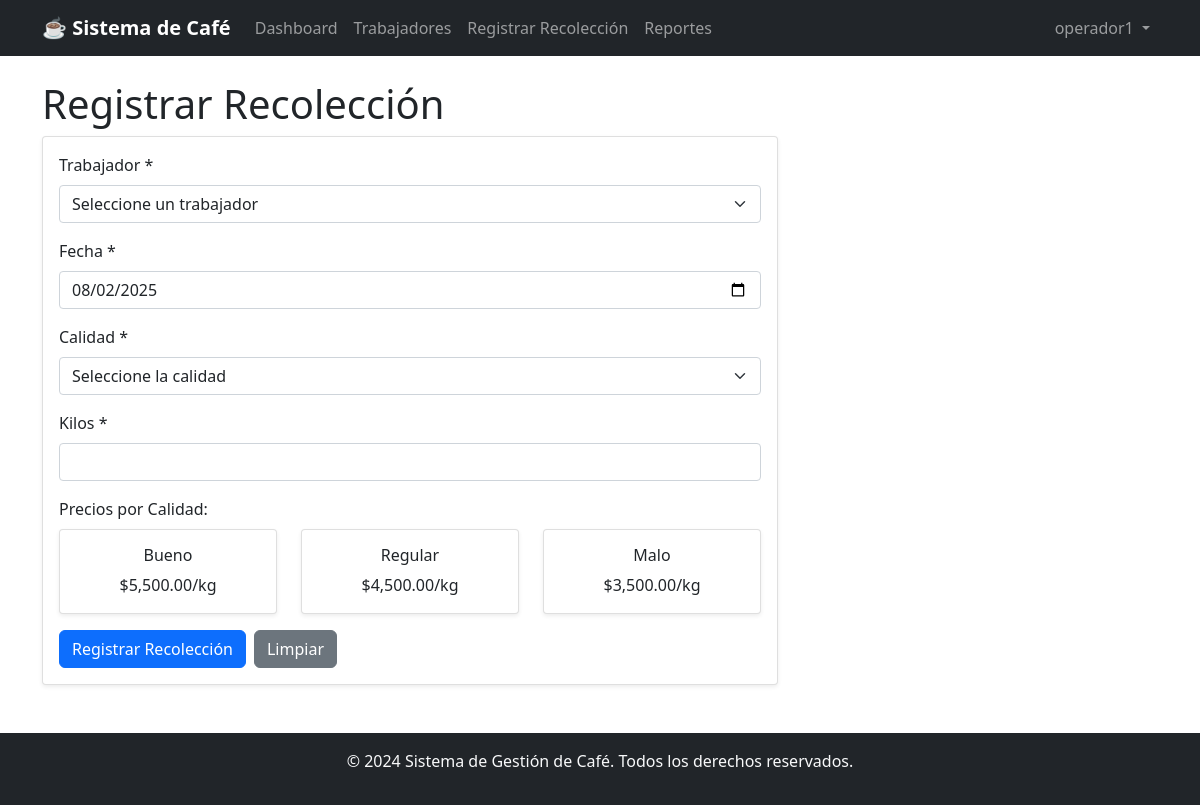
/index.php?accion=recolecciones_formulario (signed in), run on the app's committed database.
### tables this page shows
CREATE TABLE config_precios (
    calidad ENUM('bueno', 'regular', 'malo') PRIMARY KEY,
    precio_kg DECIMAL(10,2) NOT NULL,
    fecha_actualizacion DATETIME DEFAULT CURRENT_TIMESTAMP ON UPDATE CURRENT_TIMESTAMP
);

### controladores/ControladorBase.php (called while the page is built, shortened)
<?php
class ControladorBase {
    protected function cargarVista($vista, $datos = []) {
        extract($datos);
        require_once "vistas/{$vista}.php";
    }
}
?>

### controladores/ControladorRecoleccion.php (called while the page is built, shortened)
<?php
require_once 'controladores/ControladorBase.php';
require_once 'modelos/ModeloRecoleccion.php';
class ControladorRecoleccion extends ControladorBase {
    private $modeloRecoleccion;
    private $modeloTrabajador;
    public function __construct() {
        $this->modeloRecoleccion = new ModeloRecoleccion();
        $this->modeloTrabajador = new ModeloTrabajador();
    }
    public function mostrarFormulario() {
        $trabajadores = $this->modeloTrabajador->obtenerTodos();
        $precios = $this->modeloRecoleccion->obtenerPrecios();
        $this->cargarVista('recolecciones/formulario', [
            'trabajadores' => $trabajadores,
            'precios' => $precios
        ]);
    }
}
?>

### modelos/ModeloBase.php (called while the page is built, shortened)
<?php
require_once 'config/conexion.php';
class ModeloBase {
    public function __construct() {
        $db = new Conexion();
        $this->conexion = $db->obtenerConexion();
    }
}
?>

### config/conexion.php (called while the page is built)
<?php
class Conexion {
    private $host = 'localhost';
    private $usuario = 'root';
    private $contrasena = '';
    private $base_datos = 'cafe_db';
    private $conexion;
    public function __construct() {
        try {
            $this->conexion = new PDO(
                "mysql:host={$this->host};dbname={$this->base_datos};charset=utf8mb4",
                $this->usuario,
                $this->contrasena,
                [
                    PDO::ATTR_ERRMODE => PDO::ERRMODE_EXCEPTION,
                    PDO::ATTR_DEFAULT_FETCH_MODE => PDO::FETCH_ASSOC
                ]
            );
        } catch (PDOException $e) {
            die("Error de conexión: " . $e->getMessage());
        }
    }
    public function obtenerConexion() {
        return $this->conexion;
    }
}
?>

### modelos/ModeloRecoleccion.php (called while the page is built, shortened)
<?php
require_once 'modelos/ModeloBase.php';
class ModeloRecoleccion extends ModeloBase {
    public function obtenerPrecios() {
        $sql = "SELECT * FROM config_precios";
        $stmt = $this->conexion->prepare($sql);
        $stmt->execute();
        return $stmt->fetchAll();
    }
}
?>

### vistas/recolecciones/formulario.php (the view, shortened to what this page needs)
<?php include 'vistas/layout/header.php'; ?>
<div class="row">
    <div class="col-md-8">
        <h1>Registrar Recolección</h1>
        <div class="card">
            <div class="card-body">
                <form method="POST" action="index.php?accion=recoleccion_registrar" id="formRecoleccion">
                    <div class="mb-3">
                        <label for="trabajador_id" class="form-label">Trabajador *</label>
                        <select class="form-select" id="trabajador_id" name="trabajador_id" required>
                            <option value="">Seleccione un trabajador</option>
                        </select>
                    </div>
                    <div class="mb-3">
                        <label for="fecha" class="form-label">Fecha *</label>
                        <input type="date" class="form-control" id="fecha" name="fecha"
                               value="<?php echo date('Y-m-d'); ?>" required>
                    </div>
                    <div class="mb-3">
                        <label for="calidad" class="form-label">Calidad *</label>
                        <select class="form-select" id="calidad" name="calidad" required>
                            <option value="">Seleccione la calidad</option>
                        </select>
                    </div>
                    <div class="mb-3">
                        <label for="kilos" class="form-label">Kilos *</label>
                        <input type="number" class="form-control" id="kilos" name="kilos"
                               step="0.01" min="0" required>
                    </div>
                    <div class="mb-3">
                        <label class="form-label">Precios por Calidad:</label>
                        <div class="row">
                            <?php foreach ($precios as $precio): ?>
                                <div class="col-md-4">
                                    <div class="card">
                                        <div class="card-body text-center">
                                            <h6 class="card-title text-capitalize"><?php echo $precio['calidad']; ?></h6>
                                            <p class="card-text">$<?php echo number_format($precio['precio_kg'], 2); ?>/kg</p>
                                        </div>
                                    </div>
                                </div>
                            <?php endforeach; ?>
                        </div>
                    </div>
                    <div class="d-flex gap-2">
                        <button type="submit" class="btn btn-primary">Registrar Recolección</button>
                        <button type="reset" class="btn btn-secondary">Limpiar</button>
                    </div>
                </form>
            </div>
        </div>
    </div>
</div>
<?php include 'vistas/layout/footer.php'; ?>

### assets/css/estilos.css (style rules this page uses)
body { font-family: "Segoe UI", Tahoma, Geneva, Verdana, sans-serif; }
.card { box-shadow: 0 0.125rem 0.25rem rgba(0, 0, 0, 0.075); border: 1px solid rgba(0, 0, 0, 0.125); }
.btn { border-radius: 0.375rem; }

### data on the page
config_precios: calidad "Bueno", precio_kg "5,500.00"
config_precios: calidad "Regular", precio_kg "4,500.00"
config_precios: calidad "Malo", precio_kg "3,500.00"

### other printed values
$_SESSION['usuario_nombre'] "operador1"
